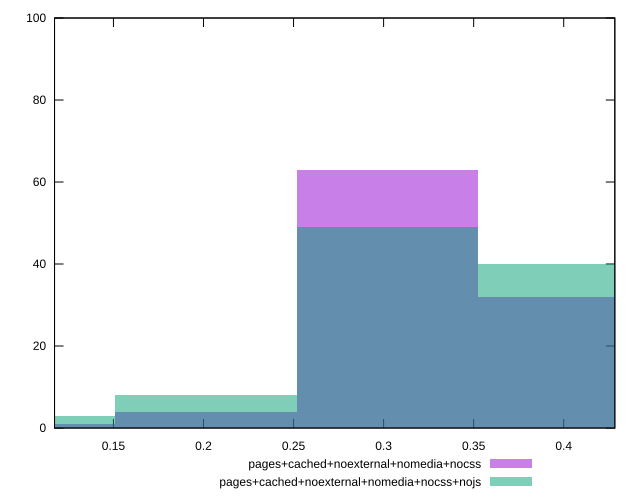

Reproduce this figure in gnuplot.
reset

$pagesCachedNoexternalNomediaNocss <<EOF
0.3020683403050222 63
0.40275778707336296 32
0.20137889353668148 4
0.10068944676834074 1
EOF

$pagesCachedNoexternalNomediaNocssNojs <<EOF
0.3020683403050222 49
0.40275778707336296 40
0.20137889353668148 8
0.10068944676834074 3
EOF

set key outside below
set boxwidth 0.10068944676834074
set xrange [0.11729575002372292:0.4283688948059046]
set yrange [0:100]
set trange [0:100]
set style fill transparent solid 0.5 noborder
set terminal svg size 640, 500 enhanced background rgb 'white'
set output "reprap/meta/pScore/comparison/histogram/4_vs_5.svg"

plot $pagesCachedNoexternalNomediaNocss title "pages+cached+noexternal+nomedia+nocss" with boxes, \
     $pagesCachedNoexternalNomediaNocssNojs title "pages+cached+noexternal+nomedia+nocss+nojs" with boxes

reset
